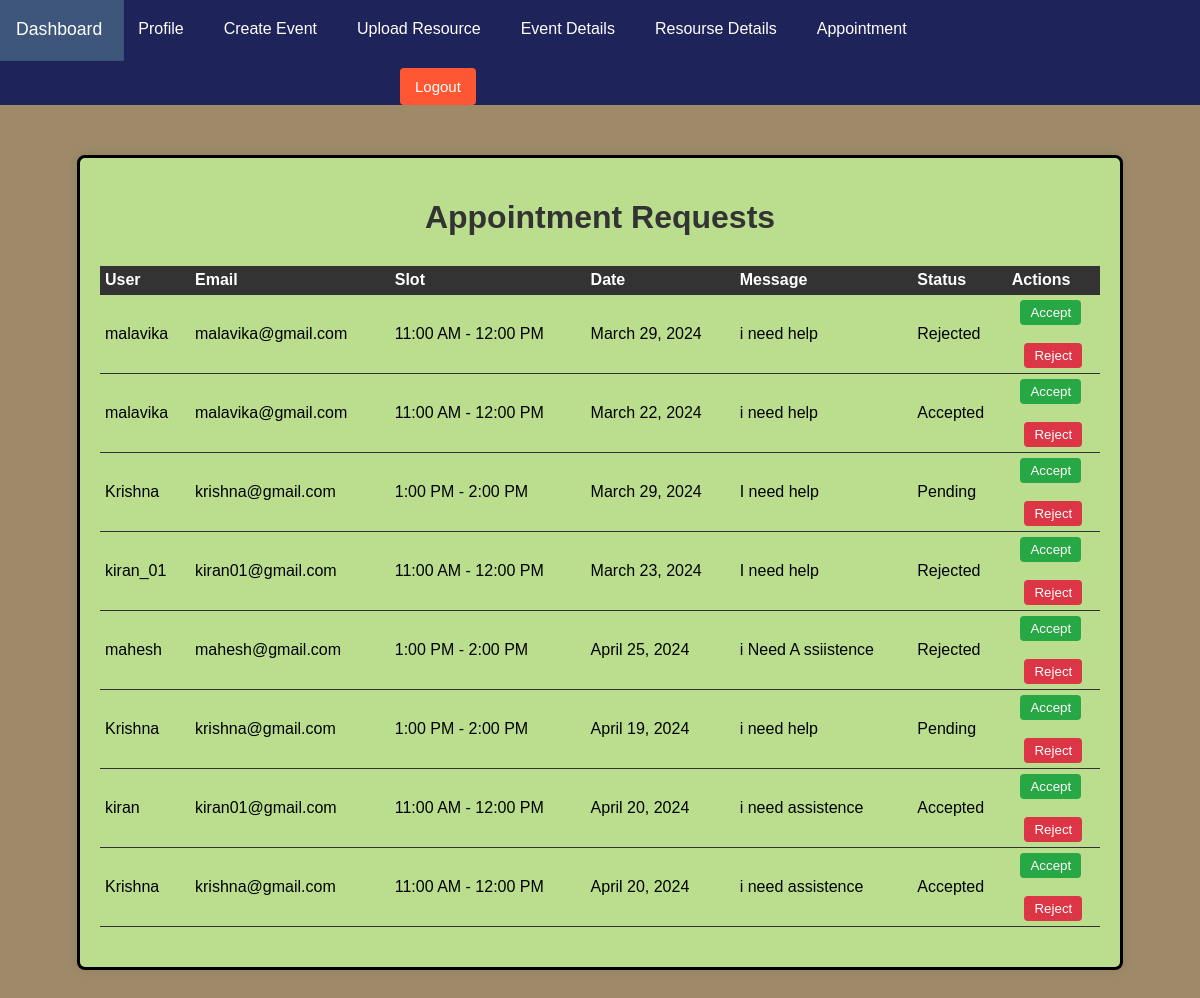
Screenshot of /appointment_detail/ with the database file from the repository.
### MentalHealth/models.py (models this page shows, shortened)
class Appointment(models.Model):
    SLOT_CHOICES = (
        ('9:00 AM - 10:00 AM', '9:00 AM - 10:00 AM'),
        ('10:00 AM - 11:00 AM', '10:00 AM - 11:00 AM'),
        ('11:00 AM - 12:00 PM', '11:00 AM - 12:00 PM'),
        ('1:00 PM - 2:00 PM', '1:00 PM - 2:00 PM'),
        ('2:00 PM - 3:00 PM', '2:00 PM - 3:00 PM'),
        ('3:00 PM - 4:00 PM', '3:00 PM - 4:00 PM'),
    )
    STATUS_CHOICES = (
        ('Pending', 'Pending'),
        ('Accepted', 'Accepted'),
        ('Rejected', 'Rejected'),
    )
    user = models.ForeignKey(User, on_delete=models.CASCADE)
    date = models.DateField(default=timezone.now)
    slot = models.CharField(max_length=100, choices=SLOT_CHOICES)
    message = models.TextField()
    status = models.CharField(max_length=20, choices=STATUS_CHOICES, default='Pending')
    created_at = models.DateTimeField(auto_now_add=True)

### MentalHealth/views.py (the view)
# urls.py: path('appointment_detail/', views.appointment_detail, name='appointment_detail'),
def appointment_detail(request):
    appointments =Appointment.objects.all()
    return render(request, 'appointment_detail.html', {'appointments': appointments})

### templates/appointment_detail.html (shortened to what this page needs)
<!DOCTYPE html>
<html lang="en">
<head>
    <link rel="stylesheet" href="https://cdnjs.cloudflare.com/ajax/libs/font-awesome/5.15.4/css/all.min.css">
</head>
<body>
    {% include 'adminnavbar.html' %}
    <div class="container">
        <h1>Appointment Requests</h1>
        <table>
            <thead>
                <tr>
                    <th>User</th>
                    <th>Email</th>
                    <th>Slot</th>
                    <th>Date</th>
                    <th>Message</th>
                    <th>Status</th>
                    <th>Actions</th>
                </tr>
            </thead>
            <tbody>
                {% for appointment in appointments %}
                    <tr>
                        <td>{{ appointment.user }}</td>
                        <td>{{ appointment.user.email}}</td>
                        <td>{{ appointment.slot }}</td>
                        <td>{{ appointment.date }}</td>
                        <td>{{ appointment.message }}</td>
                        <td>{{ appointment.status }}</td>
                        <td class="actions">
                            <form method="post" action="{% url 'accept_appointment' appointment_id=appointment.id %}">
                                <button type="submit" class="accept-button">Accept</button>
                            </form></br>
                            <form method="post" action="{% url 'reject_appointment' appointment_id=appointment.id %}">
                                <button type="submit" class="reject-button">Reject</button>
                            </form>
                        </td>
                    </tr>
                {% endfor %}
            </tbody>
        </table>
    </div>
</body>
</html>

### templates/adminnavbar.html (shortened to what this page needs)
<!DOCTYPE html>
<html lang="en">
<head>
</head>
<body>
    <div class="navbar">
      <a href="/admindashboard" style="color: #fff;">Dashboard</a>
      <a href="/profile" style="color: #fff;">Profile</a>
      <a href="/create_event" style="color: #fff;">Create Event</a>
      <a href="/uploadresourse" style="color: #fff;">Upload Resource</a>
      <a href="/event_detail" style="color: #fff;">Event Details</a>
      <a href="/resourse_detail" style="color: #fff;">Resourse Details</a>
      <a href="/appointment_detail" style="color: #fff;">Appointment</a>
        <form class="logout-form" action="{% url 'logout' %}" method="post">
            <button class="logout-button" type="submit">Logout</button>
        </form>
    </div>
</body>
</html>

### templates/appointment_detail.html (style rules this page uses)
body { font-family: Arial, sans-serif; background-color: #9e8a68; margin: 0; }
.container { border: 3px solid black; max-width: 1000px; margin: 50px auto; padding: 20px; background-color: #bade8e; border-radius: 8px; box-shadow: 0 0 10px rgba(0, 0, 0, 0.1); }
h1 { text-align: center; color: #333; margin-bottom: 30px; }
table { width: 100%; border-collapse: collapse; margin-bottom: 20px; }
th, td { padding: 5px; text-align: left; border-bottom: 1px solid #333; }
th { background-color: #333; color: #fff; }
td.actions { text-align: center; }
.accept-button, .reject-button { padding: 5px 10px; border: none; border-radius: 4px; cursor: pointer; }
.accept-button { background-color: #28a745; color: #fff; margin-right: 5px; }
.reject-button { background-color: #dc3545; color: #fff; }

### templates/adminnavbar.html (style rules this page uses)
.navbar { background-color: #1e2459; overflow: hidden; }
.navbar a { float: left; display: block; color: white; text-align: center; padding: 20px 20px; text-decoration: none; }
.logout-form { margin-left: auto; display: inline-block; }
.logout-button { margin-left:400px; margin-top:10px; padding: 10px 15px; font-size: 15px; background-color: #ff5733; color: #fff; border: none; border-radius: 4px; cursor: pointer; transition: background-color 0.3s ease; }

### rows the page displays
Appointment: user "malavika", user.email "malavika@gmail.com", slot "11:00 AM - 12:00 PM", date "March 29, 2024", message "i need help", status "Rejected"
Appointment: user "malavika", user.email "malavika@gmail.com", slot "11:00 AM - 12:00 PM", date "March 22, 2024", message "i need help", status "Accepted"
Appointment: user "Krishna", user.email "krishna@gmail.com", slot "1:00 PM - 2:00 PM", date "March 29, 2024", message "I need help", status "Pending"
Appointment: user "kiran_01", user.email "kiran01@gmail.com", slot "11:00 AM - 12:00 PM", date "March 23, 2024", message "I need help", status "Rejected"
Appointment: user "mahesh", user.email "mahesh@gmail.com", slot "1:00 PM - 2:00 PM", date "April 25, 2024", message "i Need A ssiistence", status "Rejected"
Appointment: user "Krishna", user.email "krishna@gmail.com", slot "1:00 PM - 2:00 PM", date "April 19, 2024", message "i need help", status "Pending"
Appointment: user "kiran", user.email "kiran01@gmail.com", slot "11:00 AM - 12:00 PM", date "April 20, 2024", message "i need assistence", status "Accepted"
Appointment: user "Krishna", user.email "krishna@gmail.com", slot "11:00 AM - 12:00 PM", date "April 20, 2024", message "i need assistence", status "Accepted"
